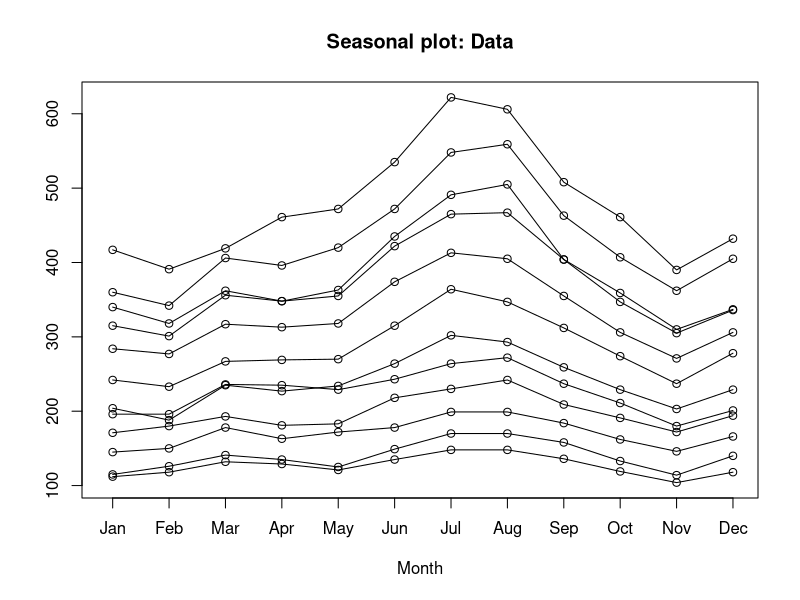
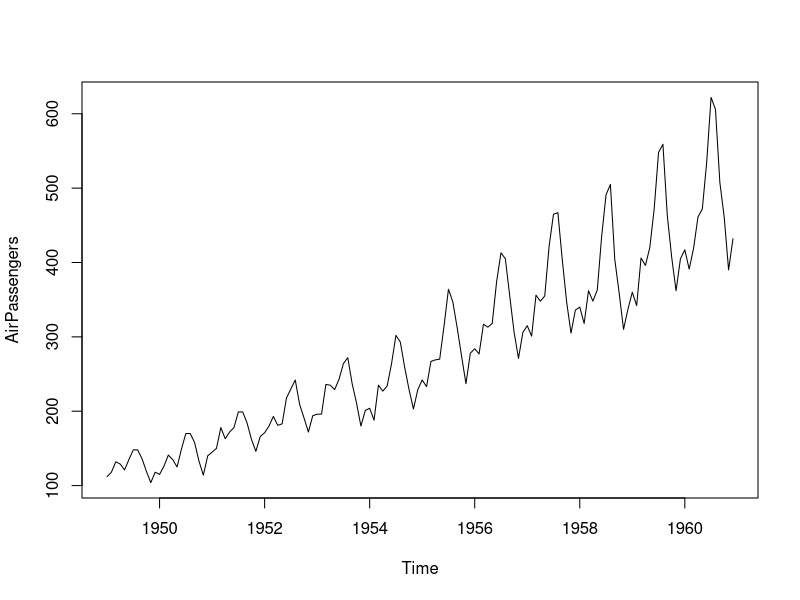
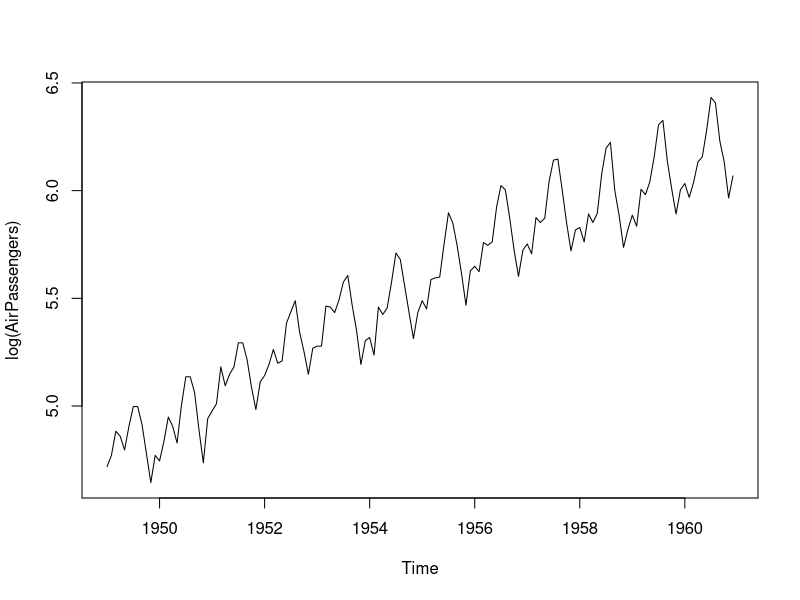
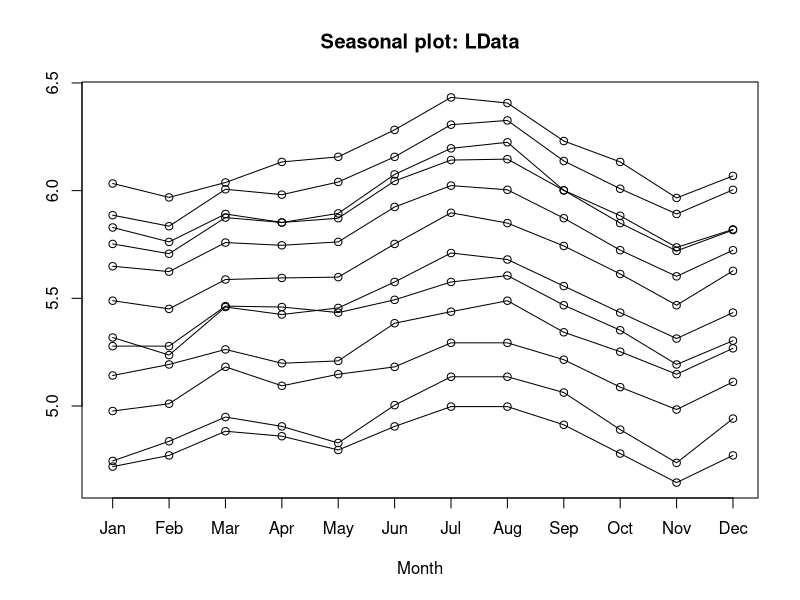
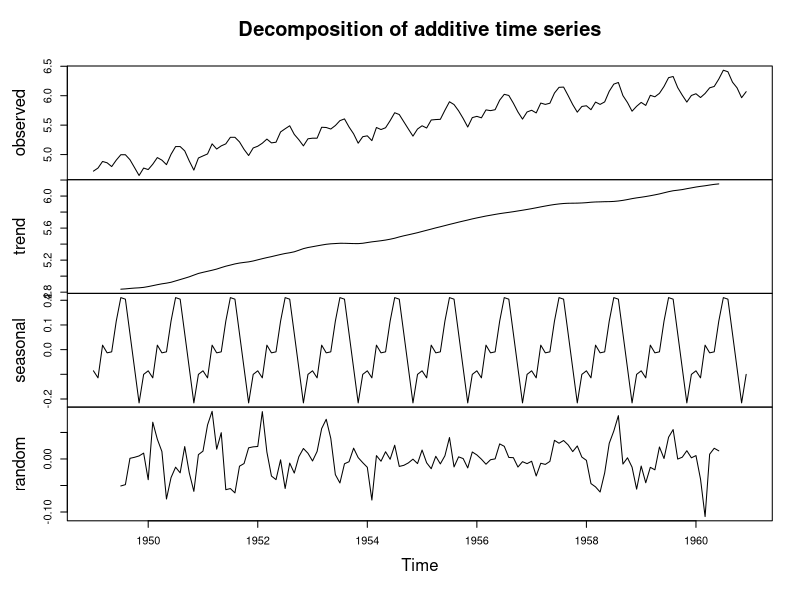
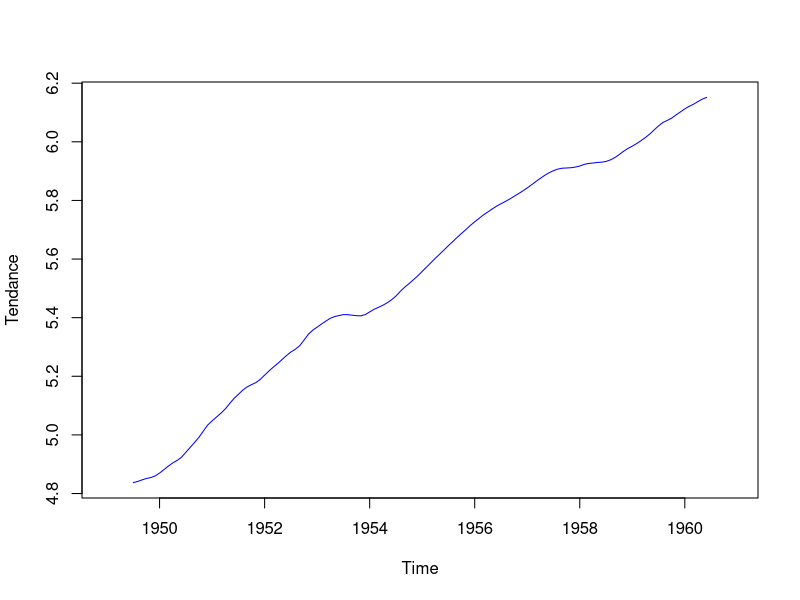
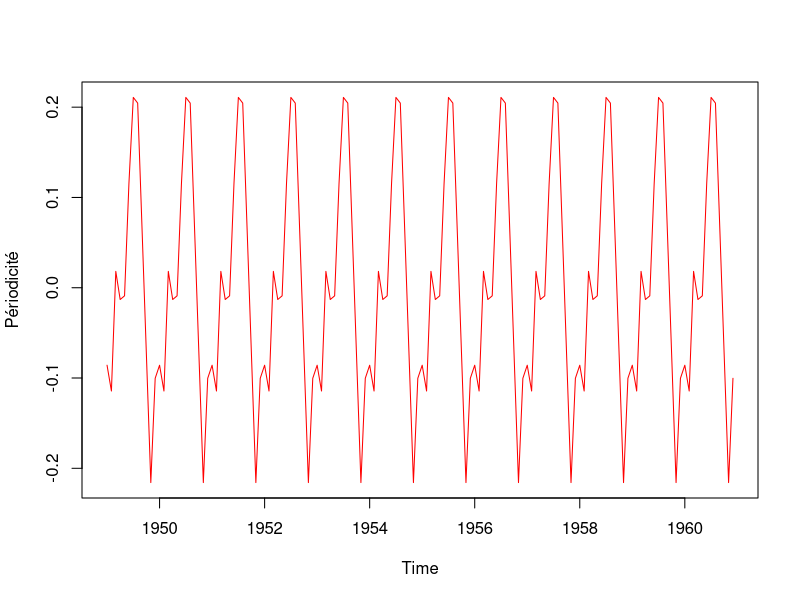
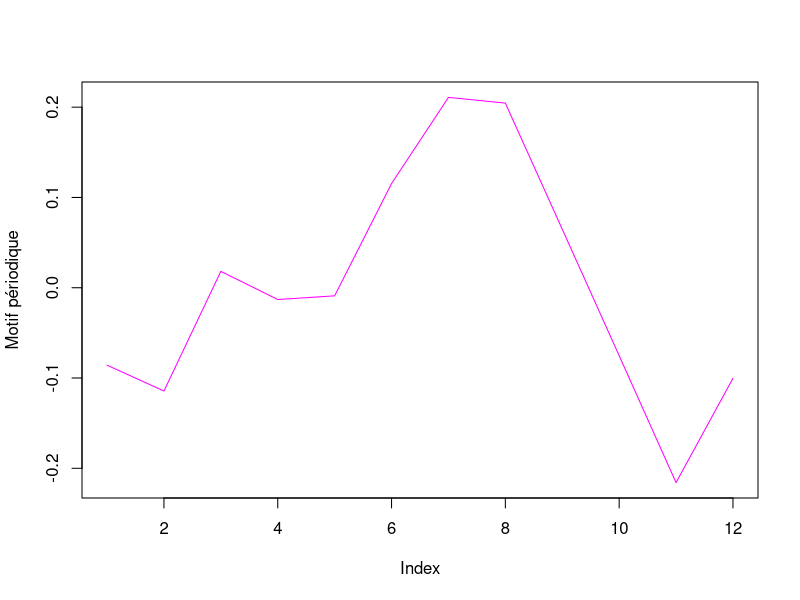

Source code (R) for these figures, in order:
# La série est dans le package 'datasets'
Data = AirPassengers
class(Data) # On observe que la série est déjà au format ts ('time series')
frequency(Data) # Période 12 déjà indiquée

# Un coup d'oeil mois par mois par mois
library(forecast)
seasonplot(Data)

plot(Data, ylab="AirPassengers") # Le côté multiplicatif est visible dans l'amplitude des périodes
LData = log(AirPassengers)
plot(LData, ylab="log(AirPassengers)")
seasonplot(LData)

# Modélisation additive sur la série complète
Decomp = decompose(LData, type="additive")
plot(Decomp) # La fonction 'decompose' propose un affichage condensé des composantes

# Voyons ça de plus près...
plot(Decomp$trend, type="l", col="blue", ylab="Tendance")
plot(Decomp$seasonal, type="l", col="red", ylab="Périodicité")
plot(Decomp$figure, type="l", col="magenta", ylab="Motif périodique")
plot(Decomp$random, type="l", col="forestgreen", ylab="Fluctuations")

# R?gression lin?aire sur la tendance
n = length(Decomp$trend)
Tps = 1:n
RegLinTrend = lm(Decomp$trend ~ Tps)
summary(RegLinTrend)
estA0 = RegLinTrend$coefficients[1]
estA1 = RegLinTrend$coefficients[2]
plot(Tps, Decomp$trend, type="l", ylab="Tendance")
lines(Tps, estA0 + estA1*Tps, col="red", lty=2)

# Prédiction de deux nouvelles périodes avec le modèle additif
f = 12
NTps = (n+1):(n+2*f)
PredT = estA0 + estA1*NTps
PredS = Decomp$figure
Pred = PredT + PredS

# On prend la peine de retransformer la concaténation série+prédictions au format ts
plot(ts(c(LData, Pred), frequency=12, start=1949), type="l", ylab="log(AirPassengers)")
lines(ts(Pred, frequency=12, start=1961), col="red", lwd=2)
grid()
# Les prédictions sont surlignées

# Et... n'oublions pas que la série initiale avait été passée au log
plot(ts(c(Data, exp(Pred)), frequency=12, start=1949), type="l", ylab="AirPassengers")
lines(ts(exp(Pred), frequency=12, start=1961), col="red", lwd=2)
grid()

